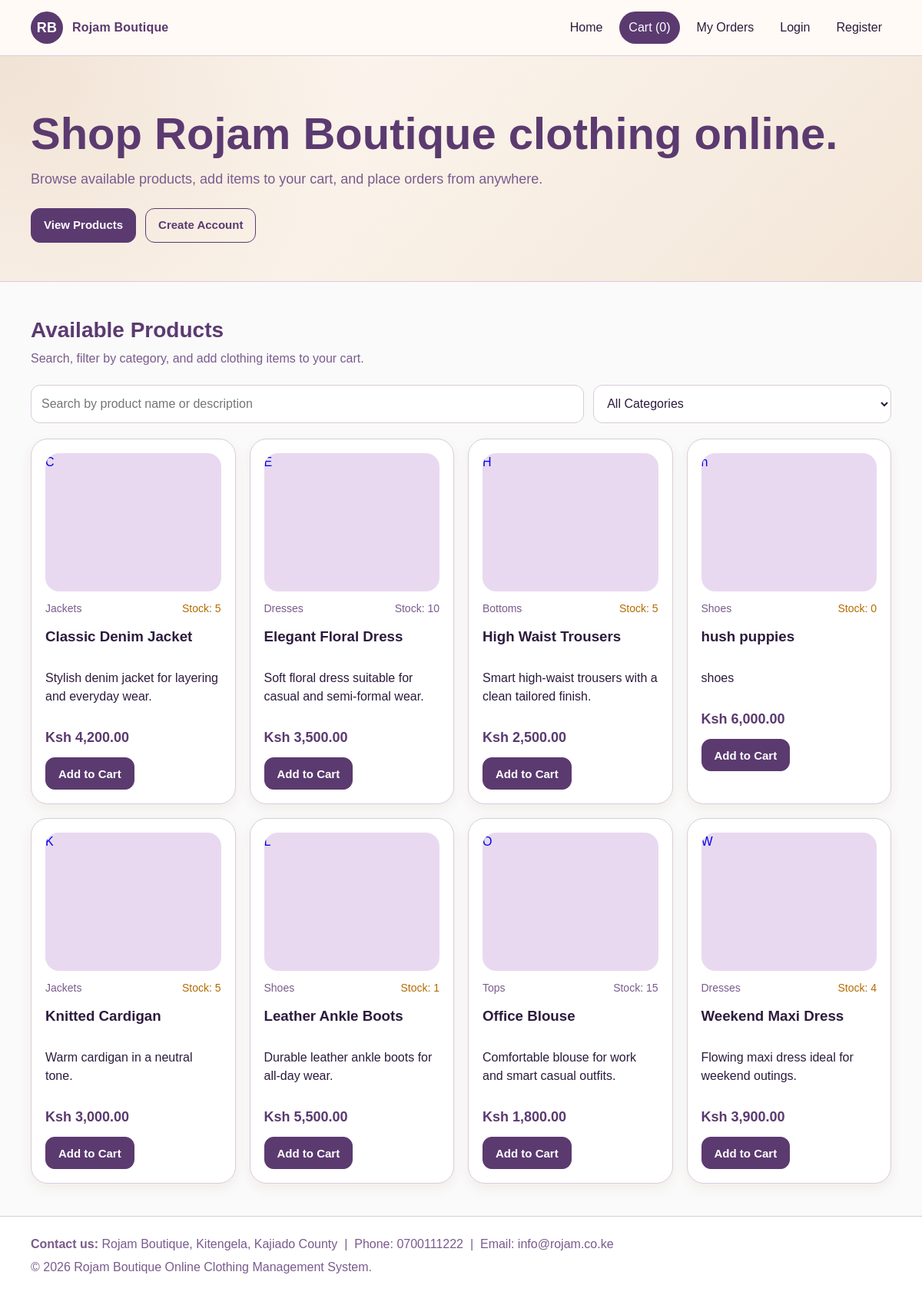
The page / on the database its author committed.
### tables this page shows
CREATE TABLE `products` (
  `product_id` int(11) NOT NULL,
  `product_name` varchar(120) NOT NULL,
  `category_id` int(11) NOT NULL,
  `description` text DEFAULT NULL,
  `price` decimal(10,2) NOT NULL,
  `stock_quantity` int(11) NOT NULL DEFAULT 0,
  `created_at` timestamp NOT NULL DEFAULT current_timestamp(),
  `updated_at` timestamp NOT NULL DEFAULT current_timestamp() ON UPDATE current_timestamp()
);

CREATE TABLE `categories` (
  `category_id` int(11) NOT NULL,
  `category_name` varchar(80) NOT NULL,
  `created_at` timestamp NOT NULL DEFAULT current_timestamp()
);

### includes/functions.php (called while the page is built, shortened)
<?php
function e($value) {
    return htmlspecialchars((string) $value, ENT_QUOTES, 'UTF-8');
}
function money($amount) {
    return 'Ksh ' . number_format((float) $amount, 2);
}
function current_user() {
    return $_SESSION['user'] ?? null;
}
function cart_items() {
    return $_SESSION['cart'] ?? [];
}
function cart_count() {
    $count = 0;
    return $count;
}

### index.php (the view, shortened to what this page needs)
<?php
require_once __DIR__ . '/includes/functions.php';
$search      = trim($_GET['search'] ?? '');
$sql = 'SELECT p.product_id, p.product_name, p.description, p.price, p.stock_quantity,
               c.category_name, c.category_id
        FROM products p
        JOIN categories c ON c.category_id = p.category_id
        WHERE 1 = 1';
$params = [];
$sql .= ' ORDER BY p.product_name';
$stmt = $pdo->prepare($sql);
$stmt->execute($params);
$products = $stmt->fetchAll();
include __DIR__ . '/includes/header.php';
?>
<main>
  <section class="hero">
    <div class="container">
      <div>
        <h1>Shop Rojam Boutique clothing online.</h1>
        <p>Browse available products, add items to your cart, and place orders from anywhere.</p>
                <div class="actions">
          <a class="btn" href="#products">View Products</a>
          <?php if (current_user()): ?>
            <a class="btn secondary" href="my-orders.php">My Orders</a>
          <?php else: ?>
            <a class="btn secondary" href="register.php">Create Account</a>
          <?php endif; ?>
        </div>
      </div>
    </div>
  </section>
  <section class="section" id="products">
    <div class="container">
      <div class="section-title">
        <div>
          <h2>Available Products</h2>
          <p>Search, filter by category, and add clothing items to your cart.</p>
        </div>
      </div>
      <form class="filters" method="get" action="index.php">
        <input name="search" type="search" placeholder="Search by product name or description" value="<?= e($search) ?>">
        <select name="category" onchange="this.form.submit()">
          <option value="">All Categories</option>
        </select>
      </form>
      <?php if (!$products): ?>
        <div class="card empty">No products match your search.</div>
      <?php else: ?>
        <div class="grid product-grid">
          <?php foreach ($products as $p): ?>
            <article class="card product-card">
              <a class="product-image" href="product.php?id=<?= (int) $p['product_id'] ?>" style="text-decoration:none;"><?= e(mb_substr($p['product_name'], 0, 1)) ?></a>
              <div class="product-meta">
                <span><?= e($p['category_name']) ?></span>
                <span class="<?= $p['stock_quantity'] <= 5 ? 'low-stock' : '' ?>">Stock: <?= (int) $p['stock_quantity'] ?></span>
              </div>
              <h3><a href="product.php?id=<?= (int) $p['product_id'] ?>" style="text-decoration:none;color:inherit;"><?= e($p['product_name']) ?></a></h3>
              <p><?= e($p['description']) ?></p>
              <div class="product-meta"><span class="price"><?= money($p['price']) ?></span></div>
              <form method="post" action="cart.php">
                <button class="btn" type="submit" <?= $p['stock_quantity'] <= 0 ? 'disabled' : '' ?>>Add to Cart</button>
              </form>
            </article>
          <?php endforeach; ?>
        </div>
      <?php endif; ?>
    </div>
  </section>
</main>
<footer class="site-footer">
  <div class="container">
    <p style="margin:0 0 6px;"><strong>Contact us:</strong> Rojam Boutique, Kitengela, Kajiado County &nbsp;|&nbsp; Phone: 0700111222 &nbsp;|&nbsp; Email: info@rojam.co.ke</p>
    &copy; <?= date('Y') ?> Rojam Boutique Online Clothing Management System.
  </div>
</footer>
</body>
</html>

### includes/header.php (shortened to what this page needs)
<?php
$user = current_user();
?>
<!DOCTYPE html>
<html lang="en">
<head>
  <link rel="stylesheet" href="css/styles.css">
</head>
<body>
  <header class="site-header">
    <div class="container navbar">
      <a href="index.php" class="brand"><span class="brand-mark">RB</span><span>Rojam Boutique</span></a>
      <nav class="nav-links">
        <a href="index.php">Home</a>
        <a href="cart.php" class="cart-pill">Cart (<?= cart_count() ?>)</a>
        <a href="my-orders.php">My Orders</a>
        <?php if ($user): ?>
          <span style="padding:9px 4px;color:var(--muted);">Hi, <?= e($user['name']) ?></span>
          <a href="logout.php">Logout</a>
        <?php else: ?>
          <a href="login.php">Login</a>
          <a href="register.php">Register</a>
        <?php endif; ?>
      </nav>
    </div>
  </header>

### css/styles.css (style rules this page uses)
:root { --bg: #FAFAFA; --surface: #ffffff; --surface-2: #E8D9F0; --primary: #5B3A70; --primary-2: #482A5C; --accent: #D4A574; --text: #2D1B3D; --muted: #7A5B8D; --border: #D9CCDB; --success: #2f7d46; --warning: #b46b00; --danger: #a33a2d; --shadow: 0 12px 30px rgba(91, 58, 112, 0.15); }
* { box-sizing: border-box; }
body { margin: 0; font-family: Arial, Helvetica, sans-serif; background: var(--bg); color: var(--text); line-height: 1.5; }
.container { width: min(1120px, calc(100% - 32px)); margin: 0 auto; }
.site-header { background: rgba(255, 250, 245, 0.94); border-bottom: 1px solid var(--border); position: sticky; top: 0; z-index: 20; backdrop-filter: blur(10px); }
.navbar { min-height: 72px; display: flex; align-items: center; justify-content: space-between; gap: 24px; }
.brand { display: flex; align-items: center; gap: 12px; text-decoration: none; color: var(--primary); font-weight: 800; letter-spacing: 0.2px; }
.brand-mark { display: inline-grid; place-items: center; width: 42px; height: 42px; border-radius: 50%; background: var(--primary); color: white; font-size: 18px; }
.nav-links { display: flex; align-items: center; flex-wrap: wrap; gap: 10px; }
.nav-links a, .nav-links button { color: var(--text); background: transparent; border: 0; text-decoration: none; font: inherit; padding: 9px 12px; border-radius: 999px; cursor: pointer; }
.cart-pill { background: var(--primary) !important; color: white !important; }
.hero { padding: 70px 0 50px; background: radial-gradient(circle at top left, rgba(198, 156, 114, .25), transparent 38%), linear-gradient(135deg, #fffaf5, #f3e6d8); border-bottom: 1px solid var(--border); }
.hero h1 { font-size: clamp(34px, 5vw, 58px); line-height: 1.06; margin: 0 0 16px; color: var(--primary); }
.hero p { font-size: 18px; color: var(--muted); margin: 0 0 24px; }
.actions { display: flex; flex-wrap: wrap; gap: 12px; }
.btn { display: inline-flex; align-items: center; justify-content: center; gap: 8px; min-height: 42px; padding: 10px 16px; border-radius: 12px; border: 1px solid var(--primary); background: var(--primary); color: white; text-decoration: none; font-weight: 700; cursor: pointer; font-size: 15px; }
.btn.secondary { color: var(--primary); background: transparent; }
.section { padding: 42px 0; }
.section-title { display: flex; justify-content: space-between; gap: 16px; align-items: end; margin-bottom: 22px; }
.section-title h2 { margin: 0; color: var(--primary); font-size: 28px; }
.section-title p { margin: 4px 0 0; color: var(--muted); }
.grid { display: grid; gap: 18px; }
.product-grid { grid-template-columns: repeat(auto-fill, minmax(230px, 1fr)); }
.card { background: var(--surface); border: 1px solid var(--border); border-radius: 22px; padding: 18px; box-shadow: 0 6px 16px rgba(107, 68, 35, 0.07); }
.product-card { display: flex; flex-direction: column; gap: 12px; }
.product-image { min-height: 180px; border-radius: 18px; background: var(--surface-2); display: block; overflow: hidden; }
.product-card h3 { margin: 0; color: var(--text); }
.product-meta { display: flex; justify-content: space-between; gap: 8px; color: var(--muted); font-size: 14px; }
.price { color: var(--primary); font-weight: 800; font-size: 18px; }
.filters { display: grid; grid-template-columns: 1.3fr .7fr; gap: 12px; margin-bottom: 20px; }
input, select, textarea { width: 100%; border: 1px solid var(--border); border-radius: 12px; padding: 12px 13px; background: white; color: var(--text); font: inherit; }
.site-footer { padding: 24px 0; border-top: 1px solid var(--border); color: var(--muted); background: var(--surface); }
.low-stock { color: var(--warning) !important; }

### rows shown on the page
products: product_name "C", category.category_name "Jackets", stock_quantity "5", product_name "Classic Denim Jacket", description "Stylish denim jacket for layering and everyday wear.", price "Ksh 4,200.00"
products: product_name "E", category.category_name "Dresses", stock_quantity "10", product_name "Elegant Floral Dress", description "Soft floral dress suitable for casual and semi-formal wear.", price "Ksh 3,500.00"
products: product_name "H", category.category_name "Bottoms", stock_quantity "5", product_name "High Waist Trousers", description "Smart high-waist trousers with a clean tailored finish.", price "Ksh 2,500.00"
products: product_name "h", category.category_name "Shoes", stock_quantity "0", product_name "hush puppies", description "shoes", price "Ksh 6,000.00"
products: product_name "K", category.category_name "Jackets", stock_quantity "5", product_name "Knitted Cardigan", description "Warm cardigan in a neutral tone.", price "Ksh 3,000.00"
products: product_name "L", category.category_name "Shoes", stock_quantity "1", product_name "Leather Ankle Boots", description "Durable leather ankle boots for all-day wear.", price "Ksh 5,500.00"
products: product_name "O", category.category_name "Tops", stock_quantity "15", product_name "Office Blouse", description "Comfortable blouse for work and smart casual outfits.", price "Ksh 1,800.00"
products: product_name "W", category.category_name "Dresses", stock_quantity "4", product_name "Weekend Maxi Dress", description "Flowing maxi dress ideal for weekend outings.", price "Ksh 3,900.00"

### other values the page prints
cart_count() "0"
